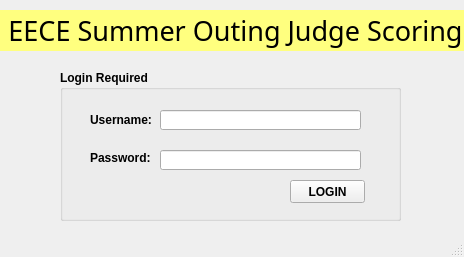
<?xml version="1.0" encoding="UTF-8"?>
<ui version="4.0">
 <class>MainWindow</class>
 <widget class="QMainWindow" name="MainWindow">
  <property name="geometry">
   <rect>
    <x>0</x>
    <y>0</y>
    <width>464</width>
    <height>257</height>
   </rect>
  </property>
  <property name="windowTitle">
   <string>MainWindow</string>
  </property>
  <property name="styleSheet">
   <string notr="true">#MainWindow
{
background-image: url(&quot;images/summer_wallpaper.jpg&quot;)
}</string>
  </property>
  <widget class="QWidget" name="centralwidget">
   <widget class="QGroupBox" name="groupBox">
    <property name="geometry">
     <rect>
      <x>60</x>
      <y>70</y>
      <width>341</width>
      <height>151</height>
     </rect>
    </property>
    <property name="font">
     <font>
      <weight>75</weight>
      <bold>true</bold>
     </font>
    </property>
    <property name="title">
     <string>Login Required</string>
    </property>
    <property name="checkable">
     <bool>false</bool>
    </property>
    <widget class="QLabel" name="label">
     <property name="geometry">
      <rect>
       <x>30</x>
       <y>40</y>
       <width>61</width>
       <height>20</height>
      </rect>
     </property>
     <property name="font">
      <font>
       <weight>75</weight>
       <bold>true</bold>
      </font>
     </property>
     <property name="text">
      <string>Username:</string>
     </property>
    </widget>
    <widget class="QLabel" name="label_2">
     <property name="geometry">
      <rect>
       <x>30</x>
       <y>80</y>
       <width>61</width>
       <height>16</height>
      </rect>
     </property>
     <property name="font">
      <font>
       <weight>75</weight>
       <bold>true</bold>
      </font>
     </property>
     <property name="text">
      <string>Password: </string>
     </property>
    </widget>
    <widget class="QLineEdit" name="lineEdit">
     <property name="geometry">
      <rect>
       <x>100</x>
       <y>40</y>
       <width>201</width>
       <height>20</height>
      </rect>
     </property>
    </widget>
    <widget class="QLineEdit" name="lineEdit_2">
     <property name="geometry">
      <rect>
       <x>100</x>
       <y>80</y>
       <width>201</width>
       <height>20</height>
      </rect>
     </property>
     <property name="echoMode">
      <enum>QLineEdit::Password</enum>
     </property>
    </widget>
    <widget class="QPushButton" name="pushButton">
     <property name="geometry">
      <rect>
       <x>230</x>
       <y>110</y>
       <width>75</width>
       <height>23</height>
      </rect>
     </property>
     <property name="font">
      <font>
       <weight>75</weight>
       <bold>true</bold>
      </font>
     </property>
     <property name="text">
      <string>LOGIN</string>
     </property>
    </widget>
   </widget>
   <widget class="QLabel" name="label_3">
    <property name="geometry">
     <rect>
      <x>0</x>
      <y>10</y>
      <width>471</width>
      <height>41</height>
     </rect>
    </property>
    <property name="font">
     <font>
      <pointsize>20</pointsize>
     </font>
    </property>
    <property name="styleSheet">
     <string notr="true">#label_3
{
background-color: rgb(255, 255, 127);
}</string>
    </property>
    <property name="frameShape">
     <enum>QFrame::NoFrame</enum>
    </property>
    <property name="frameShadow">
     <enum>QFrame::Plain</enum>
    </property>
    <property name="text">
     <string/>
    </property>
    <property name="alignment">
     <set>Qt::AlignCenter</set>
    </property>
   </widget>
   <widget class="QLabel" name="label_4">
    <property name="geometry">
     <rect>
      <x>0</x>
      <y>10</y>
      <width>471</width>
      <height>41</height>
     </rect>
    </property>
    <property name="font">
     <font>
      <family>Maiandra GD</family>
      <pointsize>20</pointsize>
     </font>
    </property>
    <property name="styleSheet">
     <string notr="true">#label_4
{
background-color: rgb(255, 255, 127);
}</string>
    </property>
    <property name="text">
     <string>EECE Summer Outing Judge Scoring</string>
    </property>
    <property name="alignment">
     <set>Qt::AlignCenter</set>
    </property>
   </widget>
  </widget>
  <widget class="QMenuBar" name="menubar">
   <property name="geometry">
    <rect>
     <x>0</x>
     <y>0</y>
     <width>464</width>
     <height>21</height>
    </rect>
   </property>
  </widget>
  <widget class="QStatusBar" name="statusbar"/>
 </widget>
 <resources/>
 <connections/>
</ui>
